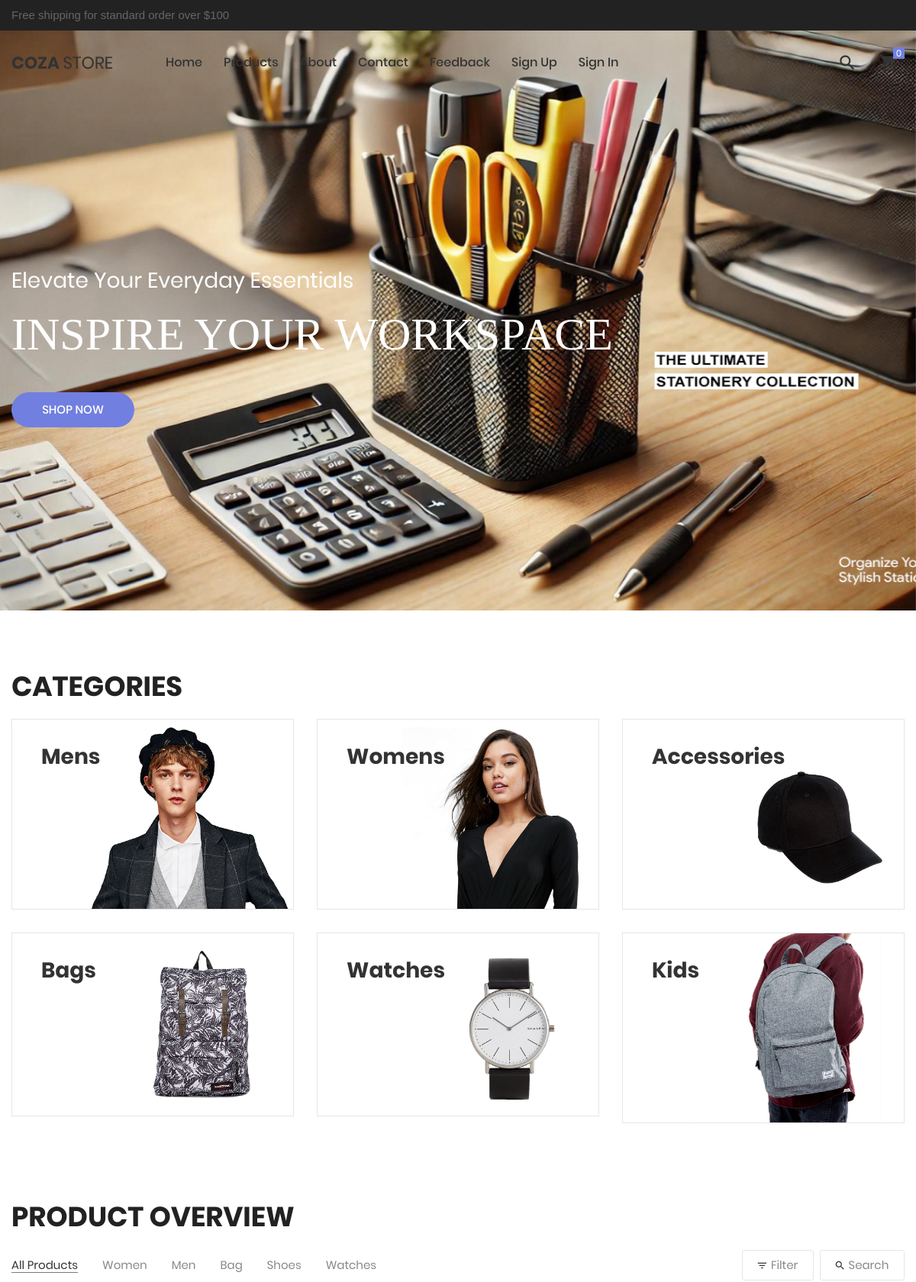
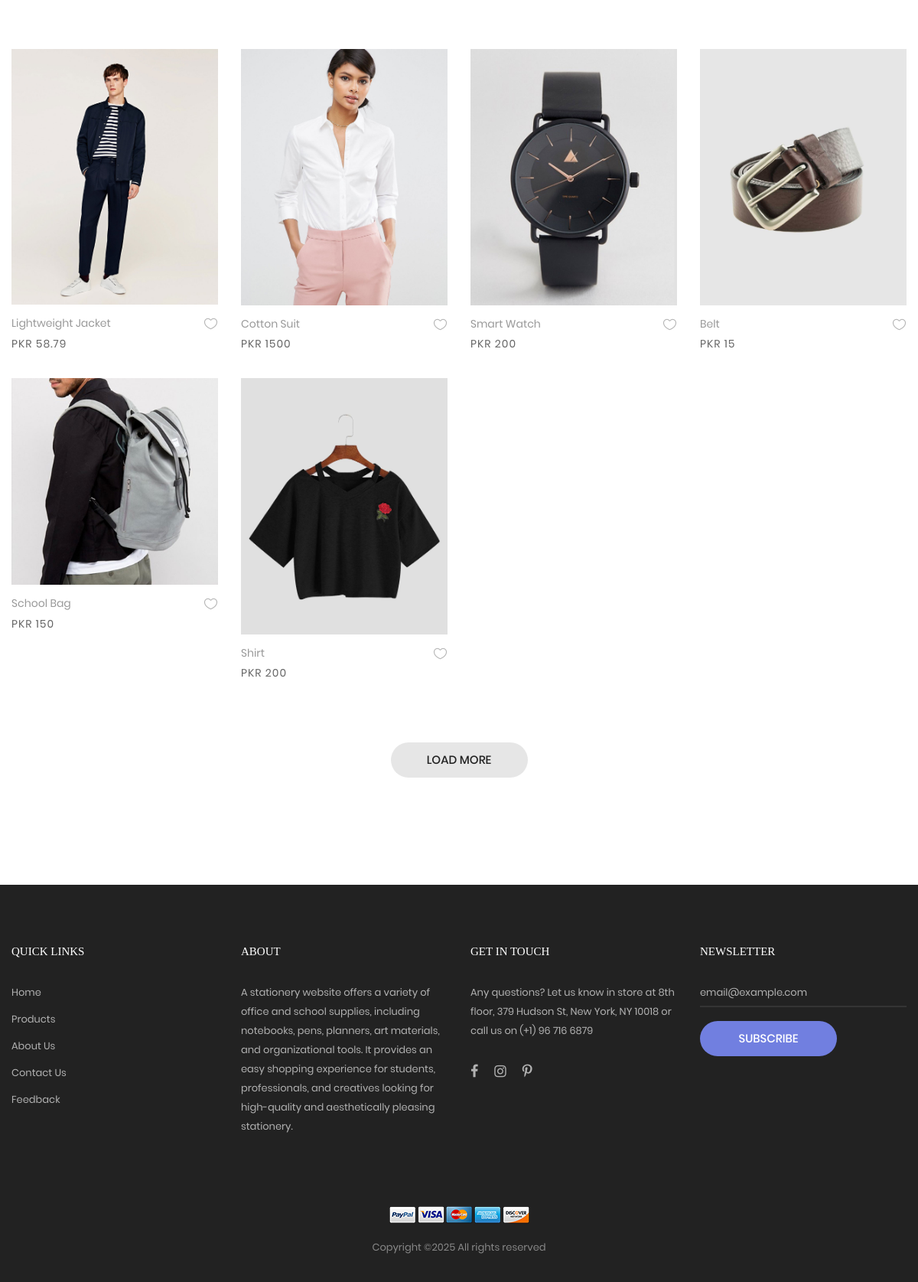
Screenshot of /cozastore/index.php with the database file from the repository (2 pictures, top to bottom).
### tables this page shows
CREATE TABLE `categories` (
  `ctid` int(11) NOT NULL,
  `name` varchar(100) NOT NULL,
  `image` varchar(200) NOT NULL
);

CREATE TABLE `products` (
  `id` int(11) NOT NULL,
  `name` varchar(100) NOT NULL,
  `price` varchar(50) NOT NULL,
  `quantity` varchar(50) NOT NULL,
  `description` varchar(1000) NOT NULL,
  `image` varchar(200) NOT NULL,
  `categoryid` int(11) NOT NULL
);

### cozastore/auth/auth.php (called while the page is built, shortened)
<?php
$cataddress = "../dashmin/img/categories/";
$proaddress = "../dashmin/img/products/";
?>

### cozastore/index.php (the view, shortened to what this page needs)
<?php
include("components/header.php")
?>
	<section class="section-slide">
		<div class="wrap-slick1">
			<div class="slick1">
				<div class="item-slick1" style="background-image: url(images/ban3.png);">
					<div class="container h-full">
						<div class="flex-col-l-m h-full p-t-100 p-b-30 respon5">
							<div class="layer-slick1 animated visible-false" data-appear="fadeInDown" data-delay="0">
								<span style="color: white;" class="ltext-101 cl2 respon2">
								Elevate Your Everyday Essentials
								</span>
							</div>
							<div class="layer-slick1 animated visible-false" data-appear="fadeInUp" data-delay="800">
								<h2 style="color: white;" class="ltext-201 cl2 p-t-19 p-b-43 respon1">
								Inspire Your Workspace
								</h2>
							</div>
							<div class="layer-slick1 animated visible-false" data-appear="zoomIn" data-delay="1600">
								<a style="color: white;" href="product.php" class="flex-c-m stext-101 cl0 size-101 bg1 bor1 hov-btn1 p-lr-15 trans-04">
									Shop Now
								</a>
							</div>
						</div>
					</div>
				</div>
			</div>
		</div>
	</section>
	<div class="sec-banner bg0 p-t-80 p-b-50">
		<div class="container">
		<h3 class="ltext-103 cl5 pb-4">
					CATEGORIES
				</h3>
			<div class="row">
				<?php
				$query = $pdo->query("select * from categories");
                $rows = $query->fetchALL(PDO::FETCH_ASSOC);
				foreach($rows as $keys){
					?>
					<div class="col-md-6 col-xl-4 p-b-30 m-lr-auto">
					<div class="block1 wrap-pic-w">
						<img src="<?php echo $cataddress.$keys['image']?>" alt="IMG-BANNER">
						<a href="product.php?cid=<?php echo $keys['ctid'] ?>" class="block1-txt ab-t-l s-full flex-col-l-sb p-lr-38 p-tb-34 trans-03 respon3">
							<div class="block1-txt-child1 flex-col-l">
								<span class="block1-name ltext-102 trans-04 p-b-8">
								<?php echo $keys['name'] ?>
								</span>
							</div>
						</a>
					</div>
				</div>
					<?php
				}
				?>
			</div>
		</div>
	</div>
	<section class="bg0 p-t-23 p-b-140">
		<div class="container">
			<div class="p-b-10">
				<h3 class="ltext-103 cl5">
					Product Overview
				</h3>
			</div>
			<div class="flex-w flex-sb-m p-b-52">
				<div class="flex-w flex-l-m filter-tope-group m-tb-10">
					<button class="stext-106 cl6 hov1 bor3 trans-04 m-r-32 m-tb-5 how-active1" data-filter="*">
						All Products
					</button>
					<button class="stext-106 cl6 hov1 bor3 trans-04 m-r-32 m-tb-5" data-filter=".women">
						Women
					</button>
					<button class="stext-106 cl6 hov1 bor3 trans-04 m-r-32 m-tb-5" data-filter=".men">
						Men
					</button>
					<button class="stext-106 cl6 hov1 bor3 trans-04 m-r-32 m-tb-5" data-filter=".bag">
						Bag
					</button>
					<button class="stext-106 cl6 hov1 bor3 trans-04 m-r-32 m-tb-5" data-filter=".shoes">
						Shoes
					</button>
					<button class="stext-106 cl6 hov1 bor3 trans-04 m-r-32 m-tb-5" data-filter=".watches">
						Watches
					</button>
				</div>
				<div class="flex-w flex-c-m m-tb-10">
					<div class="flex-c-m stext-106 cl6 size-104 bor4 pointer hov-btn3 trans-04 m-r-8 m-tb-4 js-show-filter">
						<i class="icon-filter cl2 m-r-6 fs-15 trans-04 zmdi zmdi-filter-list"></i>
						 Filter
					</div>
					<div class="flex-c-m stext-106 cl6 size-105 bor4 pointer hov-btn3 trans-04 m-tb-4 js-show-search">
						<i class="icon-search cl2 m-r-6 fs-15 trans-04 zmdi zmdi-search"></i>
						Search
					</div>
				</div>
			</div>
			<div class="row isotope-grid">
				<?php
				$allQuery = $pdo ->query("select * from products");
				$allrows= $allQuery->fetchAll(PDO::FETCH_ASSOC);
				foreach($allrows as $allproduct){
					?>
					<div class="col-sm-6 col-md-4 col-lg-3 p-b-35 isotope-item ">
					<div class="block2">
						<div class="block2-pic hov-img0">
							<img src="<?php echo $proaddress.$allproduct['image']?>" alt="IMG-PRODUCT">
						</div>
						<div class="block2-txt flex-w flex-t p-t-14">
							<div class="block2-txt-child1 flex-col-l ">
							<a href="product-detail.php?pid=<?php echo $allproduct['id']?>" class="stext-104 cl4 hov-cl1 trans-04 js-name-b2 p-b-6">
						<?php echo $allproduct['name']?>
								</a>
								<span class="stext-105 cl3">
								PKR <?php echo $allproduct['price']?>
								</span>
							</div>
							<div class="block2-txt-child2 flex-r p-t-3">
								<a href="#" class="btn-addwish-b2 dis-block pos-relative js-addwish-b2">
									<img class="icon-heart1 dis-block trans-04" src="images/icons/icon-heart-01.png" alt="ICON">
								</a>
							</div>
						</div>
					</div>
				</div>
					<?php
				}
				?>
			</div>
			<div class="flex-c-m flex-w w-full p-t-45">
				<a href="#" class="flex-c-m stext-101 cl5 size-103 bg2 bor1 hov-btn1 p-lr-15 trans-04">
					Load More
				</a>
			</div>
		</div>
	</section>
	<?php
include("components/footer.php")
?>

### cozastore/css/main.css (style rules this page uses)
.container { max-width: 1380px; }
@media (max-width: 1600px) { .container { max-width: 1200px; } }
.slick-slide { outline: none !important; }
.wrap-slick1 { position: relative; }
.item-slick1 { height: calc(100vh - 40px); background-size: cover; background-repeat: no-repeat; background-position: center center; }
.block1 { position: relative; border: 1px solid #e6e6e6; }
.block1-txt { background-color: rgba(103,117,214,0.0); }
.block1-name { color: #333; }
.block2-pic { position: relative; }
.block2-txt-child1 { width: calc(100% - 30px); }
.block2-txt-child2 { width: 30px; }
.cl0 { color: #fff; }
.cl2 { color: #333; }
.cl3 { color: #666; }
.cl4 { color: #999; }
.cl5 { color: #222; }
.cl6 { color: #888; }
.stext-101 { font-family: Poppins-Medium; font-size: 15px; line-height: 1.466667; text-transform: uppercase; }
.stext-104 { font-family: Poppins-Regular; font-size: 14px; line-height: 1.466667; }
.stext-105 { font-family: Poppins-Regular; font-size: 14px; line-height: 1.466667; letter-spacing: 1px; }
.stext-106 { font-family: Poppins-Regular; font-size: 15px; line-height: 1.2; }
.ltext-101 { font-family: Poppins-Regular; font-size: 28px; line-height: 1.2857; }
.ltext-102 { font-family: Poppins-Bold; font-size: 28px; line-height: 1.1; }
.ltext-103 { font-family: Poppins-Bold; font-size: 36px; line-height: 1.1; text-transform: uppercase; }
.ltext-201 { font-family: PlayfairDisplay-Bold; font-size: 60px; line-height: 1.1; text-transform: uppercase; }
.size-101 { min-width: 161px; height: 46px; }
.size-103 { min-width: 179px; height: 46px; }
.size-104 { min-width: 94px; height: 40px; }
.size-105 { min-width: 111px; height: 40px; }
.bg0 { background-color: #fff; }
.bg1 { background-color: #717fe0; }
.bg2 { background-color: #e6e6e6; }
.bor1 { border-radius: 23px; }
.bor3 { border-bottom: 1px solid transparent; }
.bor4 { border: 1px solid #e6e6e6; border-radius: 3px; }
.how-active1 { color: #333; border-color: #797979; }
.hov-img0 { display: block; overflow: hidden; }
.hov-img0 img { width: 100%; -webkit-transition: transform 0.9s ease; -o-transition: transform 0.9s ease; -moz-transition: transform 0.9s ease; transition: transform 0.9s ease; }

### rows the page displays
categories: image (picture), name "Mens"
categories: image (picture), name "Womens"
categories: image (picture), name "Accessories"
categories: image (picture), name "Bags"
categories: image (picture), name "Watches"
categories: image (picture), name "Kids"
products: image (picture), name "Lightweight Jacket", price "58.79"
products: image (picture), name "Cotton Suit", price "1500"
products: image (picture), name "Smart Watch", price "200"
products: image (picture), name "Belt", price "15"
products: image (picture), name "School Bag", price "150"
products: image (picture), name "Shirt", price "200"
